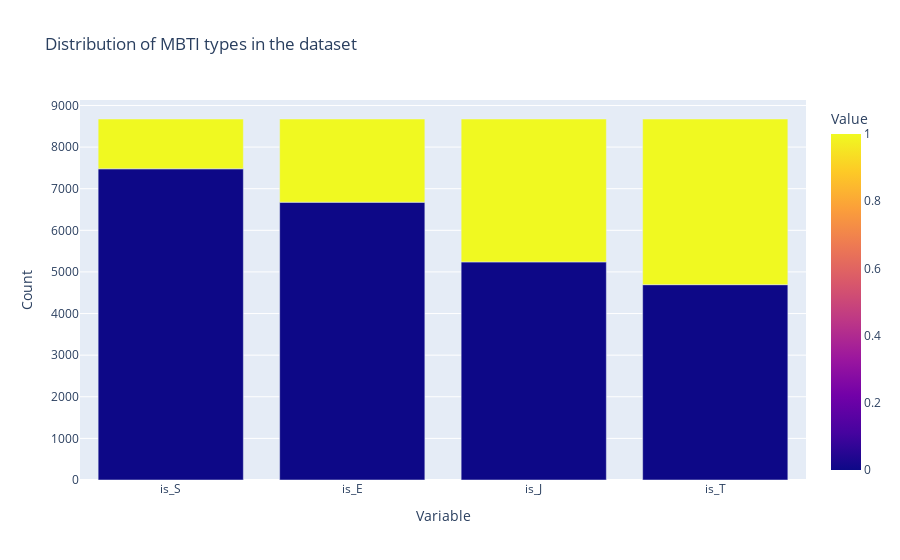

The code cell stored with this chart in its notebook:
### Code cell
#plot the distribution of the MBTI types in the dataset
# print(pd.melt(df[['is_E', 'is_S', 'is_T', 'is_J']]).value_counts())
melted_df = pd.melt(df[['is_E', 'is_S', 'is_T', 'is_J']])
value_counts_df = melted_df.value_counts().reset_index()
value_counts_df.columns = ['Variable', 'Value', 'Count']  # Rename columns appropriately
# print(value_counts_df)
fig = px.bar(value_counts_df, x='Variable', y='Count', color='Value', barmode='group',
             title='Distribution of MBTI types in the dataset')
fig.show()

### Figure 1 — Plotly figure (JSON) as saved in the notebook; plotly's stock layout.template omitted (floating-point values rounded to 4 significant figures)
{"data": [{"alignmentgroup": "True", "hovertemplate": "Variable=%{x}<br>Count=%{y}<br>Value=%{marker.color}<extra></extra>", "legendgroup": "", "marker": {"color": [0, 0, 0, 0, 1, 1, 1, 1], "coloraxis": "coloraxis", "pattern": {"shape": ""}}, "name": "", "offsetgroup": "", "orientation": "v", "showlegend": false, "textposition": "auto", "type": "bar", "x": ["is_S", "is_E", "is_J", "is_T", "is_T", "is_J", "is_E", "is_S"], "xaxis": "x", "y": [7478, 6676, 5241, 4694, 3981, 3434, 1999, 1197], "yaxis": "y"}], "layout": {"barmode": "group", "coloraxis": {"colorbar": {"title": {"text": "Value"}}, "colorscale": [[0, "#0d0887"], [0.1111, "#46039f"], [0.2222, "#7201a8"], [0.3333, "#9c179e"], [0.4444, "#bd3786"], [0.5556, "#d8576b"], [0.6667, "#ed7953"], [0.7778, "#fb9f3a"], [0.8889, "#fdca26"], [1, "#f0f921"]]}, "legend": {"tracegroupgap": 0}, "title": {"text": "Distribution of MBTI types in the dataset"}, "xaxis": {"anchor": "y", "domain": [0, 1], "title": {"text": "Variable"}}, "yaxis": {"anchor": "x", "domain": [0, 1], "title": {"text": "Count"}}}}
